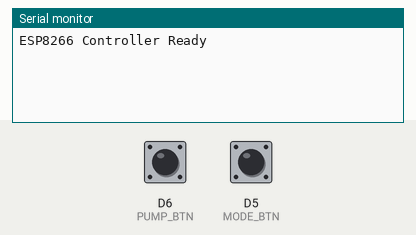
Simulated run of this sketch. Board: ESP8266 (NodeMCU). Shown: the last lines printed to the serial monitor. Inputs (shaded band) come from the test bench; at power-on: D5 (MODE_BTN) HIGH, D6 (PUMP_BTN) HIGH.

Above: at 1.2 s.
1.3 s: D5 (MODE_BTN) pulled LOW for 0.15 s
At 2.5 s:
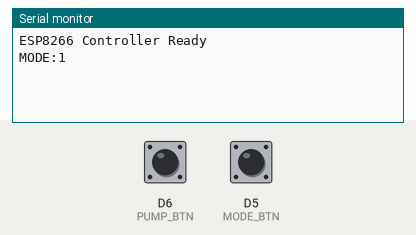
2.9 s: D6 (PUMP_BTN) pulled LOW for 0.15 s
At 3.7 s:
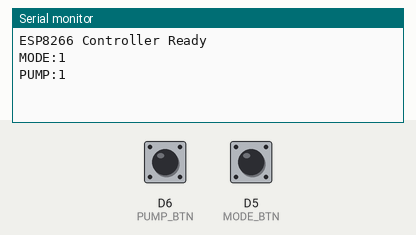
4.5 s: D6 (PUMP_BTN) pulled LOW for 1 s
At 4.9 s:
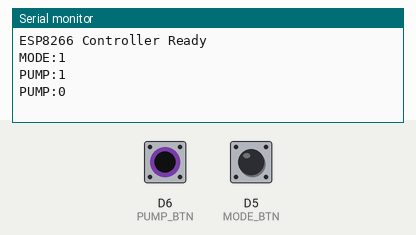
7.0 s: D5 (MODE_BTN) pulled LOW for 1 s
At 8.1 s:
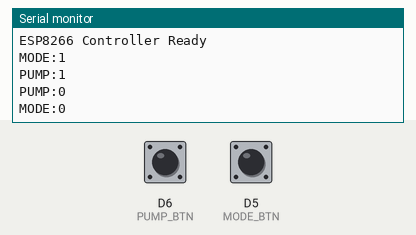

Measured:
- after the input at 1.3 s, the serial monitor: prints a new line at once (image 1)
- after the input at 2.9 s, the serial monitor: prints a new line at once (image 2)
- after the input at 4.5 s, the serial monitor: prints a new line at once (image 3)
- after the input at 7.0 s, the serial monitor: prints a new line at once (image 4)

The sketch:

NodeMCU.ino
```cpp
const int MODE_BTN = D5;
const int PUMP_BTN = D6;

bool manualMode = false;
bool pumpCmd = false;

bool prevModeBtn = HIGH;
bool prevPumpBtn = HIGH;

unsigned long lastModePress = 0;
unsigned long lastPumpPress = 0;

const unsigned long debounceMs = 200;

void setup()
{
    pinMode(MODE_BTN, INPUT_PULLUP);
    pinMode(PUMP_BTN, INPUT_PULLUP);

    Serial.begin(115200);

    Serial.println("ESP8266 Controller Ready");
}

void loop()
{
    bool modeBtn = digitalRead(MODE_BTN);
    bool pumpBtn = digitalRead(PUMP_BTN);

    if (prevModeBtn == HIGH &&
        modeBtn == LOW &&
        millis() - lastModePress > debounceMs)
    {
        manualMode = !manualMode;

        Serial.print("MODE:");
        Serial.println(manualMode ? 1 : 0);

        lastModePress = millis();
    }

    if (manualMode)
    {
        if (prevPumpBtn == HIGH &&
            pumpBtn == LOW &&
            millis() - lastPumpPress > debounceMs)
        {
            pumpCmd = !pumpCmd;

            Serial.print("PUMP:");
            Serial.println(pumpCmd ? 1 : 0);

            lastPumpPress = millis();
        }
    }

    prevModeBtn = modeBtn;
    prevPumpBtn = pumpBtn;
}
```
